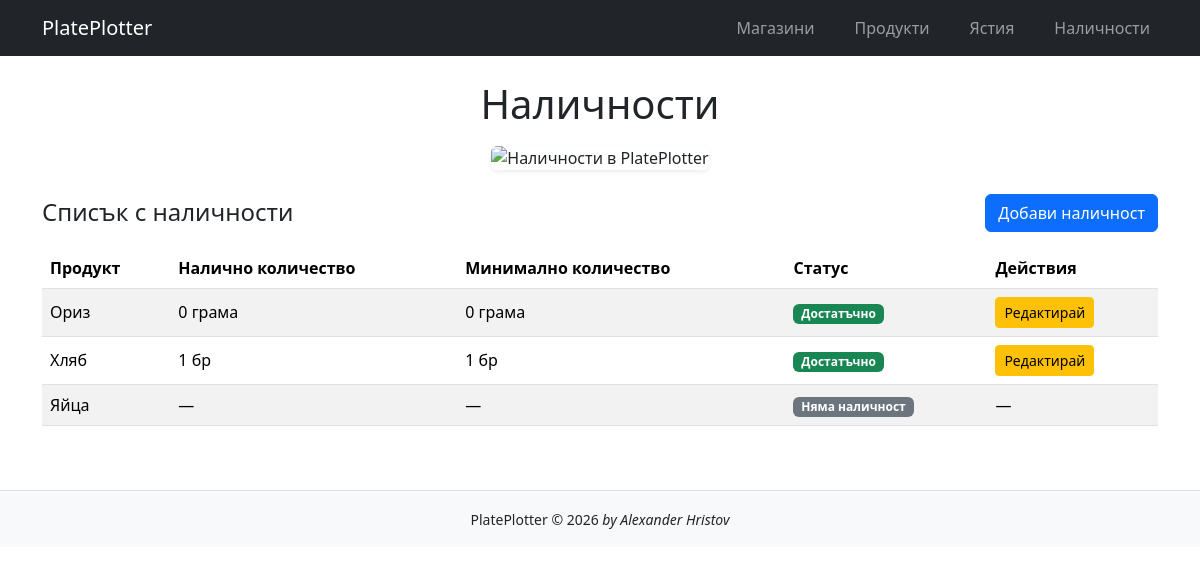
The app's page /inventory/, older data.
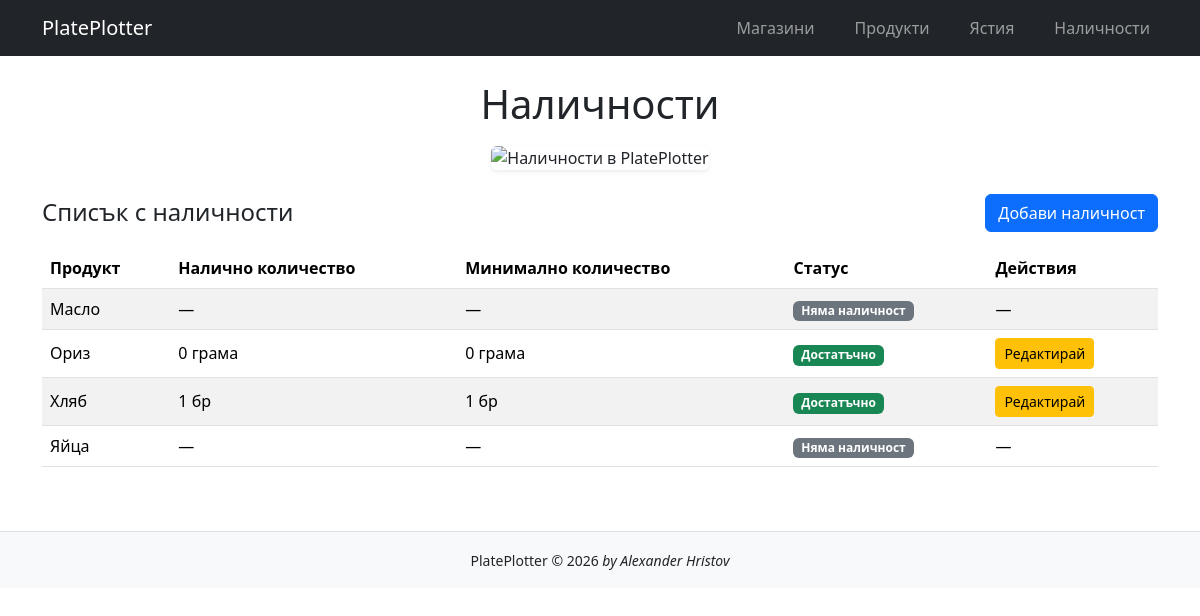
The same page, newer data.
### inventory/models.py (models this page shows, shortened)
class Product(models.Model):
    UNIT_GRAMS = 'g'
    UNIT_ML = 'ml'
    UNIT_PCS = 'pcs'
    UNIT_CHOICES = [
        (UNIT_GRAMS, 'грама'),
        (UNIT_ML, 'мл'),
        (UNIT_PCS, 'бр')
    ]
    CATEGORY_MEAT_FISH_EGGS = 'meat_fish_eggs'
    CATEGORY_MILK_CHEESE = 'milk_cheese'
    CATEGORY_FRUIT_VEGETABLES = 'fruit_vegetables'
    CATEGORY_GRAINS_LEGUMES = 'grains_legumes'
    CATEGORY_NUTS = 'nuts'
    CATEGORY_OILS = 'oils'
    CATEGORY_SWEETS = 'sweets'
    CATEGORY_DRINKS = 'drinks'
    CATEGORY_PACKAGED_FOODS = 'packaged_foods'
    CATEGORY_SPICES = 'spices'
    CATEGORY_CHOICES = [
        (CATEGORY_MEAT_FISH_EGGS, 'Месо, риба, яйца'),
        (CATEGORY_MILK_CHEESE, 'Млекопродукти'),
        (CATEGORY_FRUIT_VEGETABLES, 'Плодове и зеленчуци'),
        (CATEGORY_GRAINS_LEGUMES, 'Хляб, зърнени и бобови продукти'),
        (CATEGORY_NUTS, 'Ядки'),
        (CATEGORY_OILS, 'Масла'),
        (CATEGORY_SWEETS, 'Сладки и десерти'),
        (CATEGORY_DRINKS, 'Напитки'),
        (CATEGORY_PACKAGED_FOODS, 'Пакетирани храни'),
        (CATEGORY_SPICES, 'Подправки')
    ]
    name = models.CharField(
        max_length=30,
        verbose_name='Продукт'
    )
    brand = models.CharField(
        max_length=30,
        verbose_name='Марка',
        blank=True
    )
    category = models.CharField(
        max_length=35,
        verbose_name='Категория',
        choices=CATEGORY_CHOICES
    )
    store = models.ForeignKey(
        Store,
        on_delete=models.PROTECT,
        verbose_name='Магазин'
    )
    unit = models.CharField(
        max_length=3,
        verbose_name='Мерна единица',
        choices=UNIT_CHOICES
    )
    package_quantity = models.DecimalField(
        max_digits=10,
        decimal_places=2,
        default=1,
        validators=[MinValueValidator(Decimal('0.01'))],
        verbose_name='Количество в опаковка'
    )
    price = models.DecimalField(
        max_digits=8,
        decimal_places=2,
        validators=[MinValueValidator(Decimal('0.01'))],
        verbose_name='Цена за опаковка'
    )
    is_basic = models.BooleanField(
        default=False,
        verbose_name='Основен продукт',
        help_text='Базов продукт - винаги трябва да има в наличност'
    )
    calories = models.PositiveIntegerField(
        null=True,
        blank=True,
        verbose_name='Калории (kcal / 100 g)'
    )
    protein = models.DecimalField(
        max_digits=6,
        decimal_places=2,
        null=True,
        blank=True,
        validators=[MinValueValidator(Decimal('0'))],
        verbose_name='Протеини (g / 100 g)'
    )
    carbs = models.DecimalField(
        max_digits=6,
        decimal_places=2,
        null=True,
        blank=True,
        validators=[MinValueValidator(Decimal('0'))],
        verbose_name='Въглехидрати (g / 100 g)'
    )
    fat = models.DecimalField(
        max_digits=6,
        decimal_places=2,
        null=True,
        blank=True,
        validators=[MinValueValidator(Decimal('0'))],
        verbose_name='Мазнини (g / 100 g)'
    )
    class Meta:
        unique_together = ('name', 'brand', 'store')
        ordering = ['name']
        verbose_name = 'Продукт'
        verbose_name_plural = 'Продукти'

class Inventory(models.Model):
    product = models.OneToOneField(
        Product,
        on_delete=models.CASCADE,
        verbose_name='Продукт'
    )
    available_quantity = models.DecimalField(
        max_digits=6,
        decimal_places=1,
        verbose_name='Налично количество',
        blank=True,
        default=0
    )
    minimum_quantity = models.DecimalField(
        max_digits=6,
        decimal_places=1,
        verbose_name='Минимално количество',
        blank=True,
        default=0
    )
    def is_product_below_minimum(self):
        return self.available_quantity < self.minimum_quantity

### inventory/views.py (the view)
# urls.py: path('inventory/', InventoryListView.as_view(), name='inventory-list'),
class InventoryListView(ListView):
    model = Product
    template_name = 'inventory/inventory_list.html'
    context_object_name = 'products'

### templates/inventory/inventory_list.html (shortened to what this page needs)
{% extends 'base.html' %}
{% load static %}
{% block content %}
<div class="text-center mb-4">
    <h1 class="mb-3">Наличности</h1>
    <img
        src="{% static 'images/inventory.png' %}"
        alt="Наличности в PlatePlotter"
        class="img-fluid rounded shadow-sm"
        style="max-height: 300px;"
    >
</div>
<div class="d-flex justify-content-between align-items-center mb-3">
    <h4 class="mb-0">Списък с наличности</h4>
    <a href="{% url 'inventory-add' %}" class="btn btn-primary">
        Добави наличност
    </a>
</div>
<div class="table-responsive">
    <table class="table table-striped table-hover align-middle">
        <thead>
            <tr>
                <th>Продукт</th>
                <th>Налично количество</th>
                <th>Минимално количество</th>
                <th>Статус</th>
                <th>Действия</th>
            </tr>
        </thead>
        <tbody>
            {% for product in products %}
            <tr>
                <td>{{ product.name }}</td>
                {% if product.inventory %}
                    <td>
                        {{ product.inventory.available_quantity|floatformat:"-2" }}
                        {{ product.get_unit_display }}
                    </td>
                    <td>
                        {{ product.inventory.minimum_quantity|floatformat:"-2" }}
                        {{ product.get_unit_display }}
                    </td>
                    <td>
                        {% if product.inventory.is_product_below_minimum %}
                            <span class="badge bg-danger">
                                За купуване
                            </span>
                        {% else %}
                            <span class="badge bg-success">
                                Достатъчно
                            </span>
                        {% endif %}
                    </td>
                    <td>
                        <a href="{% url 'inventory-edit' product.inventory.pk %}"
                           class="btn btn-warning btn-sm">
                            Редактирай
                        </a>
                    </td>
                {% else %}
                    <td>—</td>
                    <td>—</td>
                    <td>
                        <span class="badge bg-secondary">
                            Няма наличност
                        </span>
                    </td>
                    <td>—</td>
                {% endif %}
            </tr>
            {% empty %}
            <tr>
                <td colspan="5" class="text-center">
                    Все още няма добавени продукти.
                </td>
            </tr>
            {% endfor %}
        </tbody>
    </table>
</div>
{% endblock %}

Row changes from the older to the newer data that the page shows:
added Product: name "Масло", shows "Няма наличност"
